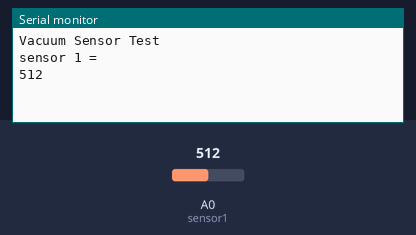
The sketch below on a simulated Arduino Uno, built with avr-gcc and run on an emulated ATmega328P. On the bench: the last lines printed to the serial monitor. Inputs (shaded band) come from the test bench; at power-on: A0 (sensor1) = 512.

Above: at 4.2 s.
4.3 s: A0 (sensor1) set to 716
At 5.6 s:
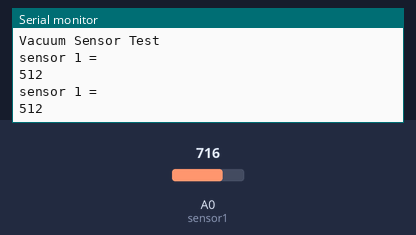
5.8 s: A0 (sensor1) set to 900
At 6.7 s:
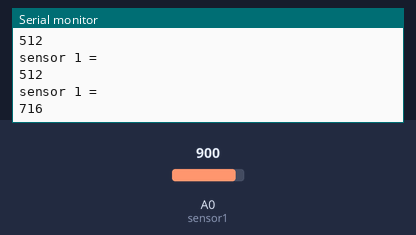
Timing chart, 0 to 8.8 s (numbered marks = the images above; inputs shaded):
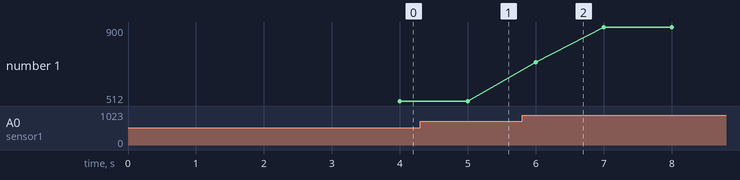

The sketch:

VacuumTest.ino
```cpp
/*
    Name:       VacuumTest.ino
    Created:	1/24/2020 8:04:00 AM
    Author:     ABBOTT-LAP\Abbott
*/
int sensor1 = 0; // select the input pin for sensor 1

int sensorValue1 = 512; // variable to store the value coming from sensor 1

void setup()
{

    Serial.begin(115200); // initialize serial communications
    while (!Serial);      //
    Serial.print("Vacuum Sensor Test ");
    Serial.println();
    delay(3000);

}

void loop()
{

    sensorValue1 = analogRead(sensor1); // read the value from sensor1:
    delay(1000); // pause for 1 second
    Serial.print("sensor 1 = "); // print to screen
    Serial.println();
    Serial.println(sensorValue1); // print sensor value to screen
    Serial.println();

}
```

Measured:
- plotted number 1: 512 → 900 after the input at 5.8 s
